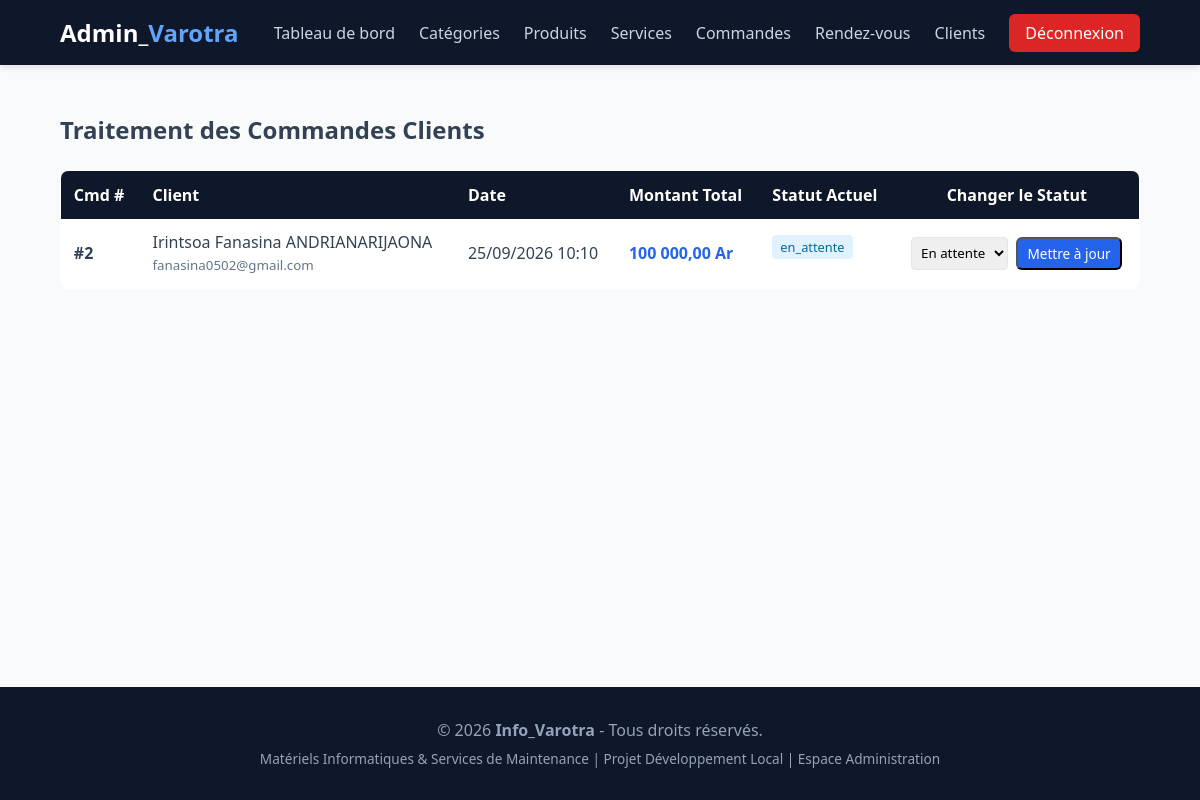
The app's page /admin/commandes.php (signed in), older data.
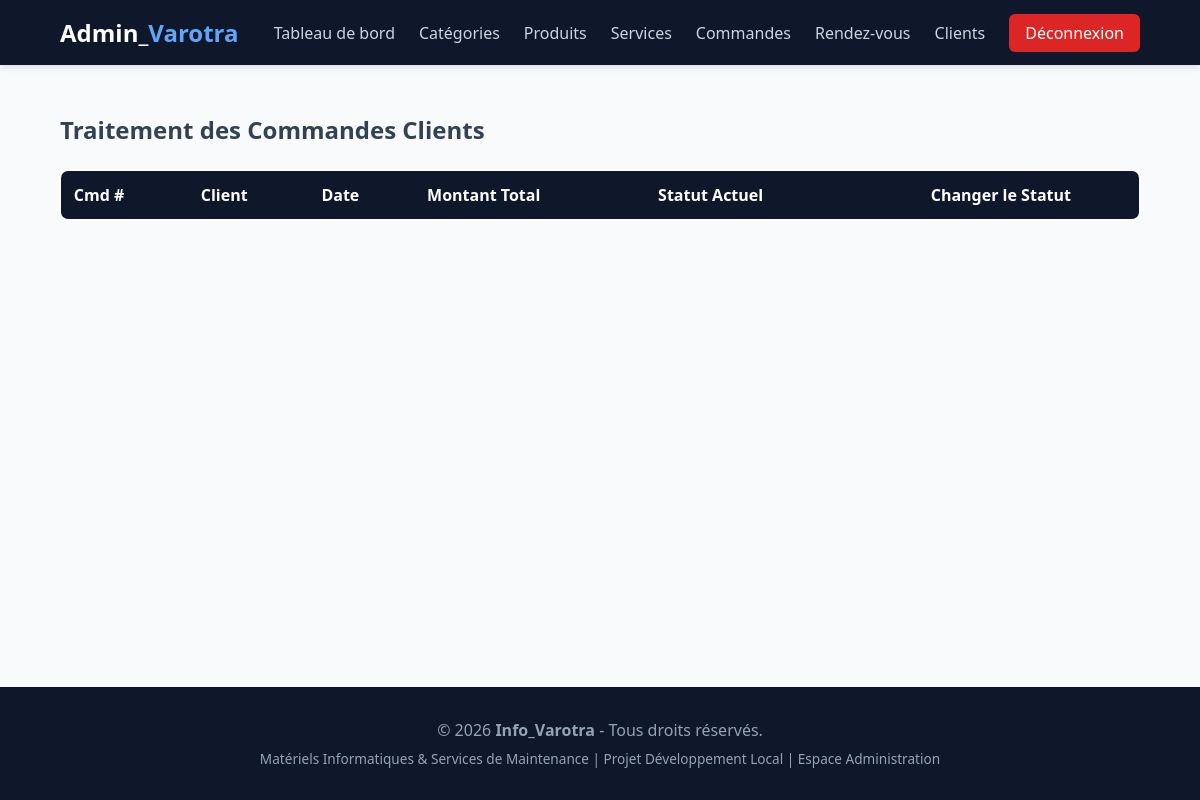
The same page, newer data.
### tables this page shows
CREATE TABLE `commande` (
  `id_commande` int NOT NULL,
  `date_commande` datetime DEFAULT CURRENT_TIMESTAMP,
  `statut` enum('en_attente','validee','expediee','livree','annulee') DEFAULT 'en_attente',
  `montant_total` decimal(10,2) NOT NULL,
  `id_client` int NOT NULL
);

CREATE TABLE `client` (
  `id_client` int NOT NULL,
  `nom` varchar(100) NOT NULL,
  `prenom` varchar(100) NOT NULL,
  `email` varchar(150) NOT NULL,
  `mot_de_passe` varchar(255) NOT NULL,
  `telephone` varchar(20) DEFAULT NULL,
  `adresse` text,
  `date_inscription` datetime DEFAULT CURRENT_TIMESTAMP,
  `actif` tinyint(1) DEFAULT '0',
  `token_verification` varchar(100) DEFAULT NULL
);

### admin/commandes.php (the view, shortened to what this page needs)
<?php
require_once '../config/database.php';
$commandes = $pdo->query("SELECT c.*, cl.nom, cl.prenom, cl.email
                         FROM commande c
                         JOIN client cl ON c.id_client = cl.id_client
                         ORDER BY c.date_commande DESC")->fetchAll();
require_once __DIR__ . '/includes/header.php';
?>
<!DOCTYPE html>
<html lang="fr">
<head>
    <link rel="stylesheet" href="/Info_Varotra/assets/css/style.css">
</head>
<body>
<main class="container">
    <h2>Traitement des Commandes Clients</h2>
    <table style="width: 100%; border-collapse: collapse; background: white; margin-top: 1.5rem; border-radius: 8px; overflow: hidden; border: 1px solid var(--border-color);">
        <thead>
            <tr style="background: var(--primary); color: white; text-align: left;">
                <th style="padding: 0.8rem;">Cmd #</th>
                <th style="padding: 0.8rem;">Client</th>
                <th style="padding: 0.8rem;">Date</th>
                <th style="padding: 0.8rem;">Montant Total</th>
                <th style="padding: 0.8rem;">Statut Actuel</th>
                <th style="padding: 0.8rem; text-align: center;">Changer le Statut</th>
            </tr>
        </thead>
        <tbody>
            <?php foreach ($commandes as $cmd): ?>
                <tr style="border-bottom: 1px solid var(--border-color);">
                    <td style="padding: 0.8rem; font-weight: bold;">#<?= $cmd['id_commande'] ?></td>
                    <td style="padding: 0.8rem;">
                        <?= htmlspecialchars($cmd['prenom'] . ' ' . $cmd['nom']) ?><br>
                        <small style="color: #64748b;"><?= htmlspecialchars($cmd['email']) ?></small>
                    </td>
                    <td style="padding: 0.8rem;"><?= date('d/m/Y H:i', strtotime($cmd['date_commande'])) ?></td>
                    <td style="padding: 0.8rem; color: var(--accent); font-weight: bold;"><?= number_format($cmd['montant_total'], 2, ',', ' ') ?> Ar</td>
                    <td style="padding: 0.8rem;"><span class="badge"><?= htmlspecialchars($cmd['statut']) ?></span></td>
                    <td style="padding: 0.8rem; text-align: center;">
                        <form action="commandes.php" method="POST" style="display: flex; gap: 0.5rem; justify-content: center;">
                            <select name="statut" style="padding: 0.3rem; border-radius: 4px; border: 1px solid var(--border-color);">
                                <option value="en_attente" <?= $cmd['statut'] === 'en_attente' ? 'selected' : '' ?>>En attente</option>
                            </select>
                            <button type="submit" name="update_statut" class="btn-primary" style="padding: 0.3rem 0.6rem; font-size: 0.85rem;">Mettre à jour</button>
                        </form>
                    </td>
                </tr>
            <?php endforeach; ?>
        </tbody>
    </table>
</main>
<?php require_once __DIR__ . '/includes/footer.php';?>

Row changes from the older to the newer data that the page shows:
removed commande: id_commande "2", id_client.nom "Irintsoa Fanasina ANDRIANARIJAONA", id_client.email "fanasina0502@gmail.com", date_commande "25/09/2026 10:10", montant_total "100 000,00", statut "en_attente", statut "En attente"
